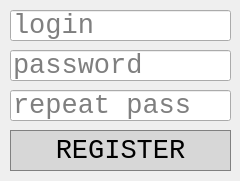
<?xml version="1.0" encoding="UTF-8"?>
<ui version="4.0">
 <class>reg_window</class>
 <widget class="QWidget" name="reg_window">
  <property name="geometry">
   <rect>
    <x>0</x>
    <y>0</y>
    <width>240</width>
    <height>181</height>
   </rect>
  </property>
  <property name="windowTitle">
   <string>Form</string>
  </property>
  <widget class="QLineEdit" name="line_log">
   <property name="geometry">
    <rect>
     <x>10</x>
     <y>10</y>
     <width>221</width>
     <height>31</height>
    </rect>
   </property>
   <property name="font">
    <font>
     <family>Consolas</family>
     <pointsize>20</pointsize>
    </font>
   </property>
   <property name="placeholderText">
    <string>login</string>
   </property>
  </widget>
  <widget class="QLineEdit" name="line_pass">
   <property name="geometry">
    <rect>
     <x>10</x>
     <y>50</y>
     <width>221</width>
     <height>31</height>
    </rect>
   </property>
   <property name="font">
    <font>
     <family>Consolas</family>
     <pointsize>20</pointsize>
    </font>
   </property>
   <property name="placeholderText">
    <string>password</string>
   </property>
  </widget>
  <widget class="QLineEdit" name="line_repeat_pass">
   <property name="geometry">
    <rect>
     <x>10</x>
     <y>90</y>
     <width>221</width>
     <height>31</height>
    </rect>
   </property>
   <property name="font">
    <font>
     <family>Consolas</family>
     <pointsize>20</pointsize>
    </font>
   </property>
   <property name="placeholderText">
    <string>repeat pass</string>
   </property>
  </widget>
  <widget class="QPushButton" name="button_register">
   <property name="geometry">
    <rect>
     <x>10</x>
     <y>130</y>
     <width>221</width>
     <height>41</height>
    </rect>
   </property>
   <property name="font">
    <font>
     <family>Consolas</family>
     <pointsize>20</pointsize>
    </font>
   </property>
   <property name="styleSheet">
    <string notr="true">QPushButton {
  background-color: rgb(215, 215, 215);
  border: 1px solid gray;
}
QPushButton:pressed {
    background-color: qlineargradient(x1: 0, y1: 0, x2: 0, y2: 1,
                                      stop: 0 #BEBEBE, stop: 1 #D7D7D7);
}</string>
   </property>
   <property name="text">
    <string>REGISTER</string>
   </property>
  </widget>
 </widget>
 <resources/>
 <connections/>
</ui>
